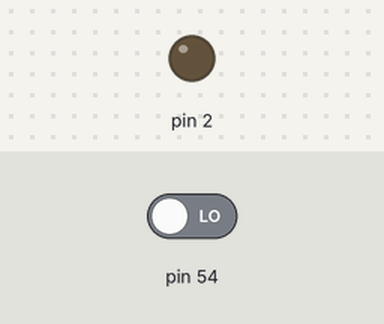
Bench run of a sketch on a simulated Arduino Mega 2560, built with avr-gcc and run on an emulated ATmega2560. On the bench: output pins drawn as LEDs (lit = HIGH). Dashed ring = blinking. Inputs (shaded band) come from the test bench; at power-on: pin 54 LOW.

Above: at 1.2 s.
1.3 s: pin 54 driven HIGH
At 1.4 s:
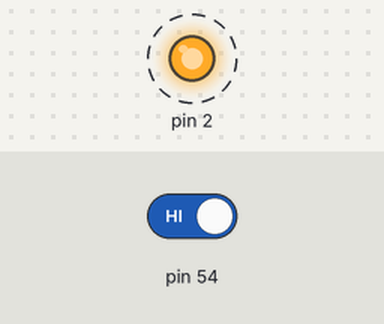
4.3 s: pin 54 driven LOW
At 5.1 s:
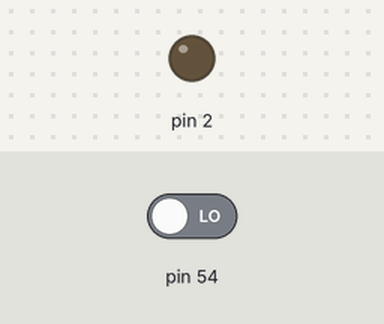
Timing chart, 0 to 7.3 s (numbered marks = the images above; inputs shaded):
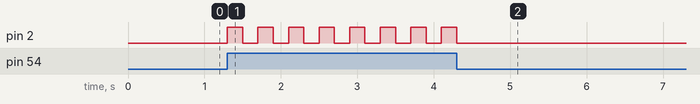

Measured:
- after the input at 1.3 s, pin 2: alternates HIGH for 0.20 s and LOW for 0.20 s, starting at once
- after the input at 4.3 s, pin 2: goes on until 4.3 s, then stays LOW

The sketch:

TC104_G_n_rateur_d_impulsions.ino
```cpp
#include <SPI.h>
#include <Controllino.h>

//
// Tâche : TC104_Générateur_d'impulsions
//

// Définition des variables
int iDelai = 200;

//
// Configuration
//
void setup() {
  // Définir la broche en tant qu'entrée
  pinMode(CONTROLLINO_A0, INPUT);
  // Définir la broche en tant que sortie
  pinMode(CONTROLLINO_D0, OUTPUT);
}

//
// Boucle
//
void loop() {
  // Générateur d'impulsions

  if (digitalRead(CONTROLLINO_A0)) {
    digitalWrite(CONTROLLINO_D0, HIGH);
    delay(iDelai);
    digitalWrite(CONTROLLINO_D0, LOW);
    delay(iDelai);
  }
}
```
